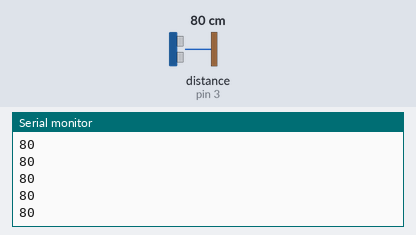
The sketch below on a simulated Arduino Uno, built with avr-gcc and run on an emulated ATmega328P. Shown: the last lines printed to the serial monitor. The inputs (shaded band) are chosen by the test bench; at power-on: distance to the obstacle (sensor on pin 3) 80 cm. The echo pulse lasts 58.3 µs per cm.

Above: at 1.2 s.
1.3 s: distance to the obstacle (sensor on pin 3) set to 2 cm
At 1.37 s:
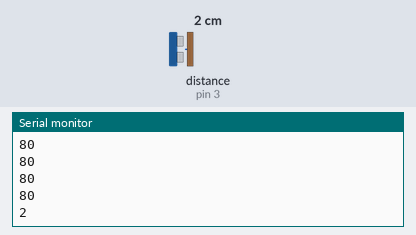
2.8 s: distance to the obstacle (sensor on pin 3) set to 4 cm
At 2.89 s:
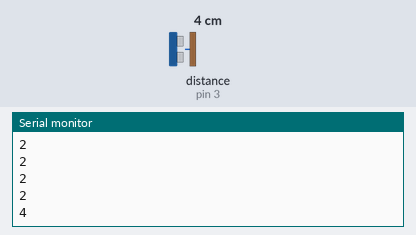
Timing chart, 0 to 5.8 s (numbered marks = the images above; inputs shaded):
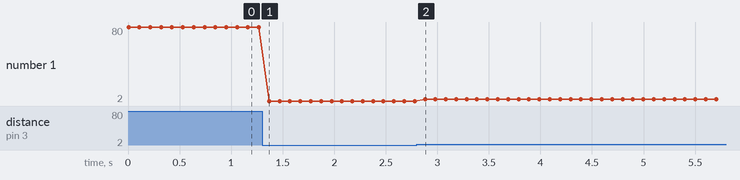

Measured:
- after the input at 1.3 s, the serial monitor: prints a new line after 0.07 s (image 1)
- after the input at 2.8 s, the serial monitor: prints a new line after 0.08 s (image 2)
- plotted number 1: 80 → 2 after the input at 1.3 s, 2 → 4 after the input at 2.8 s

The sketch:

sketch_may19a_dist.ino
```cpp
const int out=2;
const int in=3;
void setup(){
Serial.begin(9600);
pinMode(in, INPUT);
pinMode(out, OUTPUT);
}
void loop()
{
long dur;
long dis;
long tocm;
digitalWrite(out,LOW);
delayMicroseconds(2);
digitalWrite(out,HIGH);
delayMicroseconds(10);
digitalWrite(out,LOW);
dur=pulseIn(in,HIGH);
tocm=microsecondsToCentimeters(dur);
Serial.println(String(tocm));
delay(100);
}
long microsecondsToCentimeters(long microseconds)
{
return microseconds / 29 / 2;
}
```
